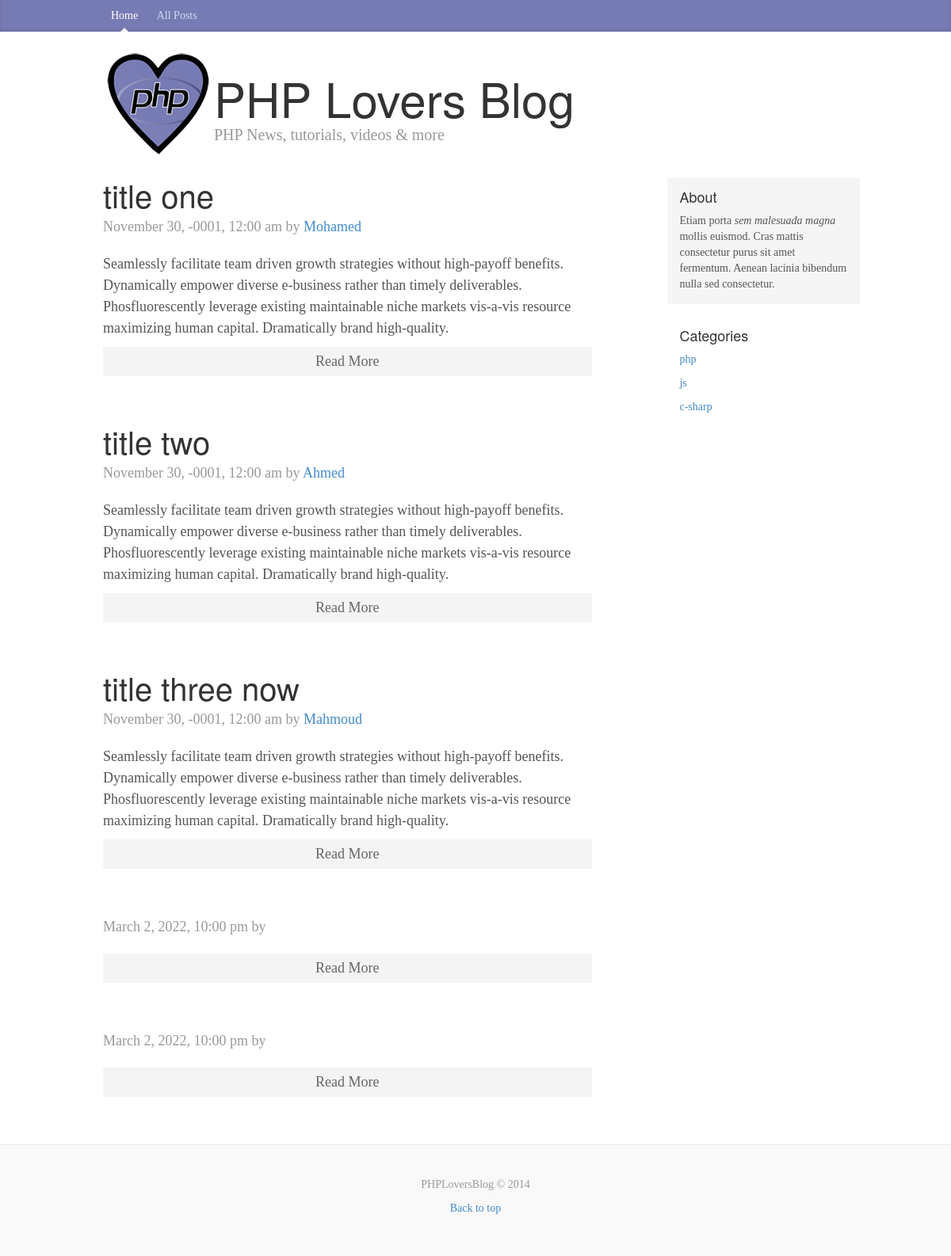
Page /posts.php?cats=1 on the committed database.
### tables this page shows
CREATE TABLE `posts` (
  `id` int(11) NOT NULL,
  `title` varchar(20) NOT NULL,
  `body` text NOT NULL,
  `author` varchar(200) NOT NULL,
  `tag` varchar(200) NOT NULL,
  `category` int(22) NOT NULL,
  `created_at` timestamp NOT NULL DEFAULT current_timestamp()
);

CREATE TABLE `cats` (
  `id` int(11) NOT NULL,
  `cat_name` varchar(200) NOT NULL,
  `created_at` timestamp NOT NULL DEFAULT current_timestamp()
);

### libraries/Database.php (called while the page is built, shortened)
<?php
class Database {
    public $host      = DB_HOST;
    public $username  = DB_USER;
    public $password  = DB_PASS;
    public $dbname    = DB_NAME;
    public $link;
    private function connect() {
        $this->link = new PDO("mysql:host=$this->host;dbname=$this->dbname",$this->username,$this->password);
    }
    public function select($query) {
        $result = $this->link->query($query) or die("error");
        $result->execute();
        if($result->rowCount() > 0) {
            return $result;
        } else {
            return false;
        }
    }
}

### helpers/format_helper.php (called while the page is built, shortened)
<?php
 function formatDate($date){
	return date('F j, Y, g:i a',strtotime($date));
 }

### posts.php (the view)
<?php include 'includes/header.php'; ?>
<?php
  $db = new Database();
  if(isset($_GET['cats'])) {
    $cats = $_GET['cats'];
    $query = "SELECT * FROM posts WHERE category = " . $cats;
    global $posts;
    $posts = $db->select($query);
  }
  $query = "SELECT * FROM cats";
  $cats = $db->select($query);
  ?>
  <?php while($post = $posts->fetch(PDO::FETCH_OBJ)) : ?>
<div class="blog-post">
            <h2 class="blog-post-title"><?php echo $post->title; ?></h2>
            <p class="blog-post-meta"><?php echo formatDate($post->created_at); ?> by <a href="#"><?php echo $post->author; ?></a></p>
				<p><?php echo $post->body; ?></p>
           <a class="readmore" href="post.php?id=<?php echo $post->id; ?>">Read More</a>
          </div>
      <?php endwhile; ?>
<?php include 'includes/footer.php'; ?>

### includes/footer.php (shortened to what this page needs)
        </div>
        <div class="col-sm-3 col-sm-offset-1 blog-sidebar">
          <div class="sidebar-module sidebar-module-inset">
            <h4>About</h4>
            <p>Etiam porta <em>sem malesuada magna</em> mollis euismod. Cras mattis consectetur purus sit amet fermentum. Aenean lacinia bibendum nulla sed consectetur.</p>
          </div>
          <div class="sidebar-module">
            <h4>Categories</h4>
            <?php while($cat = $cats->fetch(PDO::FETCH_OBJ)) : ?>
            <ol class="list-unstyled">
              <li><a href="posts.php?cats=<?php echo($cat->id); ?>"><?php echo ($cat->cat_name); ?></a></li>
            </ol>
            <?php endwhile; ?>
          </div>
        </div>
      </div>
    </div>
    <div class="blog-footer">
      <p>PHPLoversBlog &copy; 2014</p>
      <p>
        <a href="#">Back to top</a>
      </p>
    </div>
  </body>
</html>

### css/custom.css (style rules this page uses)
body { font-family: Georgia, "Times New Roman", Times, serif; color: #555; }
h1, .h1, h2, .h2, h3, .h3, h4, .h4, h5, .h5, h6, .h6 { margin-top: 0; font-family: "Helvetica Neue", Helvetica, Arial, sans-serif; font-weight: normal; color: #333; }
.sidebar-module { padding: 15px; margin: 0 -15px 15px; }
.sidebar-module-inset { padding: 15px; background-color: #f5f5f5; border-radius: 4px; }
.sidebar-module-inset p:last-child, .sidebar-module-inset ul:last-child, .sidebar-module-inset ol:last-child { margin-bottom: 0; }
.blog-post { margin-bottom: 60px; }
.blog-post-title { margin-bottom: 5px; font-size: 40px; }
.blog-post-meta { margin-bottom: 20px; color: #999; }
.blog-footer { padding: 40px 0; color: #999; text-align: center; background-color: #f9f9f9; border-top: 1px solid #e5e5e5; }
.readmore { display:block; text-align:center; padding:5px; background:#f4f4f4; margin-top:10px; color:#666; }

### rows in the picture
posts: title "title one", created_at "November 30, -0001, 12:00 am", author "Mohamed", body "Seamlessly facilitate team driven growth strategies without high-payoff benefits. Dynamically empower diverse e-business rather than timely deliverables. Phosfluorescently leverage existing maintainable niche markets vis-a-vis resource maximizing human capital. Dramatically brand high-quality."
posts: title "title two", created_at "November 30, -0001, 12:00 am", author "Ahmed", body "Seamlessly facilitate team driven growth strategies without high-payoff benefits. Dynamically empower diverse e-business rather than timely deliverables. Phosfluorescently leverage existing maintainable niche markets vis-a-vis resource maximizing human capital. Dramatically brand high-quality."
posts: title "title three now", created_at "November 30, -0001, 12:00 am", author "Mahmoud", body "Seamlessly facilitate team driven growth strategies without high-payoff benefits. Dynamically empower diverse e-business rather than timely deliverables. Phosfluorescently leverage existing maintainable niche markets vis-a-vis resource maximizing human capital. Dramatically brand high-quality."
posts: created_at "March 2, 2022, 10:00 pm"
posts: created_at "March 2, 2022, 10:00 pm"
cats: cat_name "php"
cats: cat_name "js"
cats: cat_name "c-sharp"
